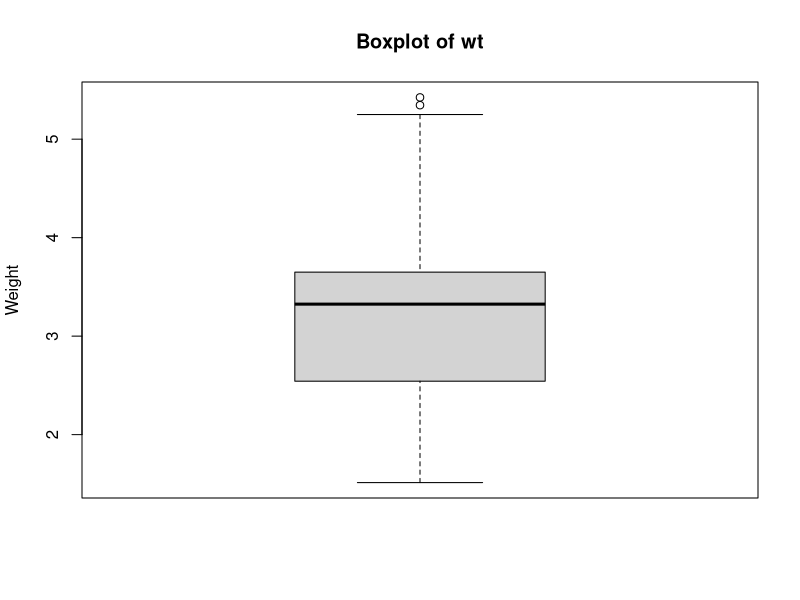
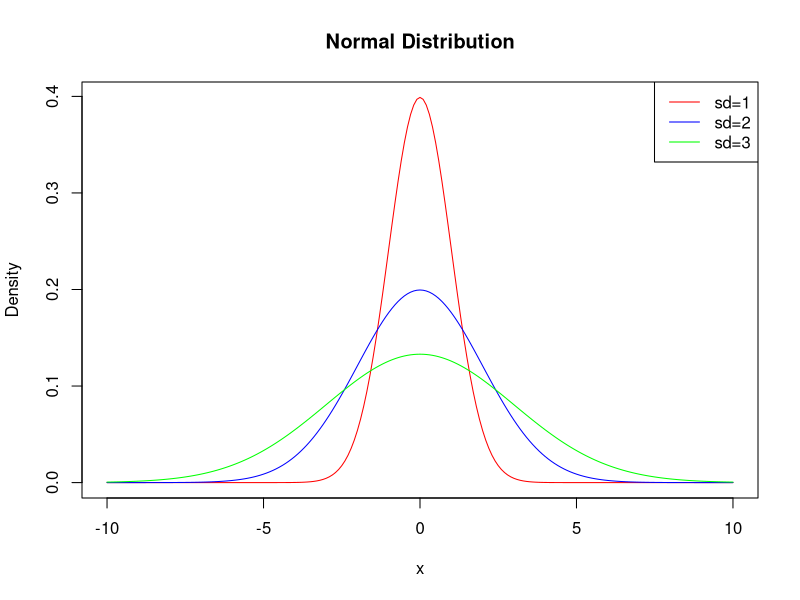
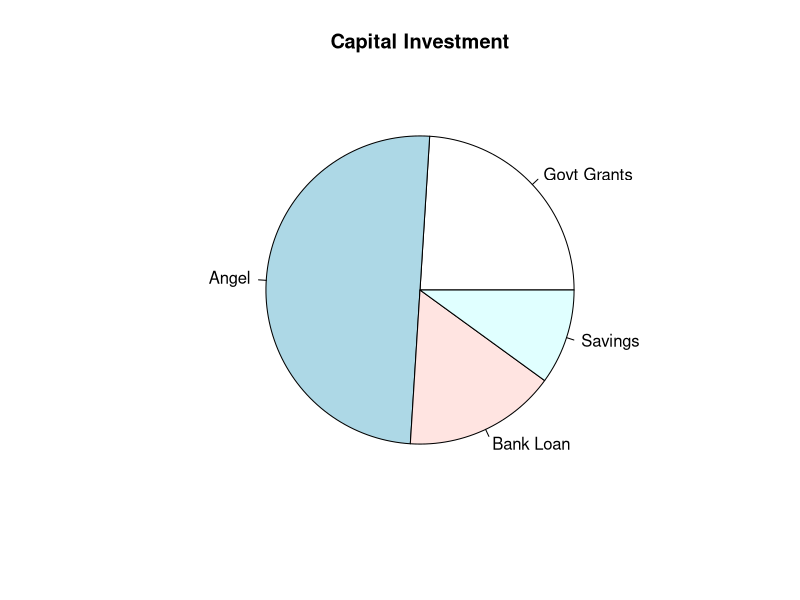

Recreate these plots in R, in order.
##Slip - 25

##Q.1 - (A)

x = c(12,15,15,18,20,20,20,22,25)

# Harmonic Mean
length(x)/sum(1/x)

# Standard Deviation
sd(x)

##Q.1 - (B)

data(mtcars)

# i) Boxplot
boxplot(mtcars$wt,
        main="Boxplot of wt",
        ylab="Weight")
# ii) Bowley's Skewness
Q1 = quantile(mtcars$wt,0.25)
Q2 = median(mtcars$wt)
Q3 = quantile(mtcars$wt,0.75)

sk = (Q3 + Q1 - 2*Q2)/(Q3 - Q1); 
sk

##Q.2 - A

# i
ppois(3,2.5)

# ii
dpois(0,2.5)

##Q.2 - B

X = c(10,20,30,40,50)
Y = c(25,45,65,85,105)

model = lm(Y ~ X)
model

predict(model,data.frame(X=35))

##Q.3 - A

x = seq(-10,10,0.1)

y1 = dnorm(x,0,1)
y2 = dnorm(x,0,2)
y3 = dnorm(x,0,3)

plot(x,y1,type="l",col="red",
     main="Normal Distribution",
     xlab="x",ylab="Density")

lines(x,y2,col="blue")
lines(x,y3,col="green")

legend("topright",
       legend=c("sd=1","sd=2","sd=3"),
       col=c("red","blue","green"),lty=1)

##Q.3 - B

# i
qnorm(0.25,250,30)

# ii
qnorm(0.90,250,30)

##Q.4 - A

data(iris)

subset_data = subset(iris, Species=="setosa")

mean(subset_data$Sepal.Width)

##Q.4 - B

source = c("Govt Grants","Angel","Bank Loan","Savings")
amount = c(120,250,80,50)

pie(amount,labels=source,
    main="Capital Investment")
median(x)
